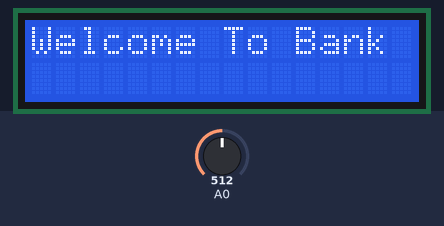
Recording of a sketch running on a simulated Arduino Uno, built with avr-gcc and run on an emulated ATmega328P. Shown: 16×2 character LCD. Inputs (shaded band) come from the test bench; at power-on: A0 = 512. What the sketch prints to the serial monitor is not drawn.

Above: at 2.1 s.
At 5.2 s:
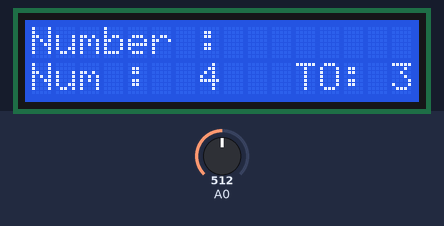
5.3 s: A0 set to 610
At 5.7 s:
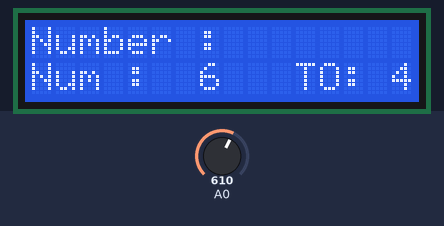
7.0 s: A0 set to 590
At 7.46 s:
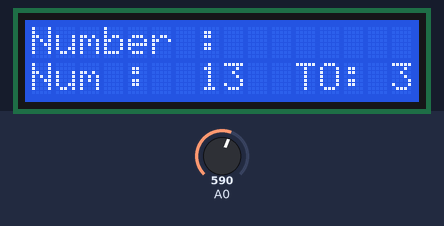
8.8 s: A0 set to 716
At 9.21 s:
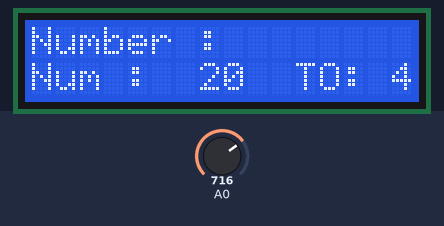
Timing chart, 0 to 11.8 s (numbered marks = the images above; inputs shaded):
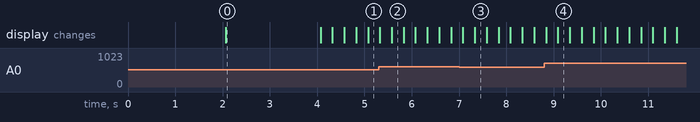

Measured:
- what the display in image 0 shows lasts 2.0 s, from 2.1 s to 4.1 s

The sketch:

Arduino_project.ino
```cpp
#include <LiquidCrystal.h>
//LCD pin to Arduino
const int pin_RS = 8;
const int pin_EN = 9;
const int pin_d4 = 4;
const int pin_d5 = 5;
const int pin_d6 = 6;
const int pin_d7 = 7;
int x;
//const int pin_BL = 10;
int a;
int i=0;
int number;
int pres;
int numB;

LiquidCrystal lcd( pin_RS,  pin_EN,  pin_d4,  pin_d5,  pin_d6,  pin_d7);

void setup() {

  lcd.begin(16, 2);

  lcd.setCursor(5,0);
  Serial.begin(9600);
  Serial.setTimeout(2);
  lcd.print("Hello");
  delay(2000);
  lcd.clear();
  lcd.setCursor(0,0);
  lcd.print("Welcome To Bank");
  delay(2000);
  lcd.clear();
  lcd.print("Number :");
  lcd.setCursor(0,1);
  lcd.print("Num :");
  lcd.setCursor(11,1);
  lcd.print("TO:");


}

void loop() {
  x = analogRead (0);
  if (x < 60 ) {
    number=number+1;
    delay(250);
    lcd.setCursor(11,0);
    lcd.print(number);
  }
  else if (x < 200) {
    numB=numB+1;
    delay(250);
    lcd.setCursor(7,1);
    lcd.print(numB);
    lcd.setCursor(15,1);
    lcd.print ("1");
    Serial.print(numB);
    Serial.println(".1");

  }
  else if (x < 400){
    numB=numB+1;
    delay(250);
    lcd.setCursor(7,1);
    lcd.print(numB);
    lcd.setCursor(15,1);
    lcd.print ("2");
    Serial.print(numB);
    Serial.println(".2");

  }
  else if (x < 600){
    numB=numB+1;
    delay(250);
    lcd.setCursor(7,1);
    lcd.print(numB);
    lcd.setCursor(15,1);
    lcd.print ("3");
    Serial.print(numB);
    Serial.println(".3");

  }
  else if (x < 800){
    numB=numB+1;
    delay(250);
    lcd.setCursor(7,1);
    lcd.print(numB);
    lcd.setCursor(15,1);
    lcd.print ("4");
    Serial.print(numB);
    Serial.println(".4");

  }
  Serial.print("0");
  Serial.println(".0");

}
```
